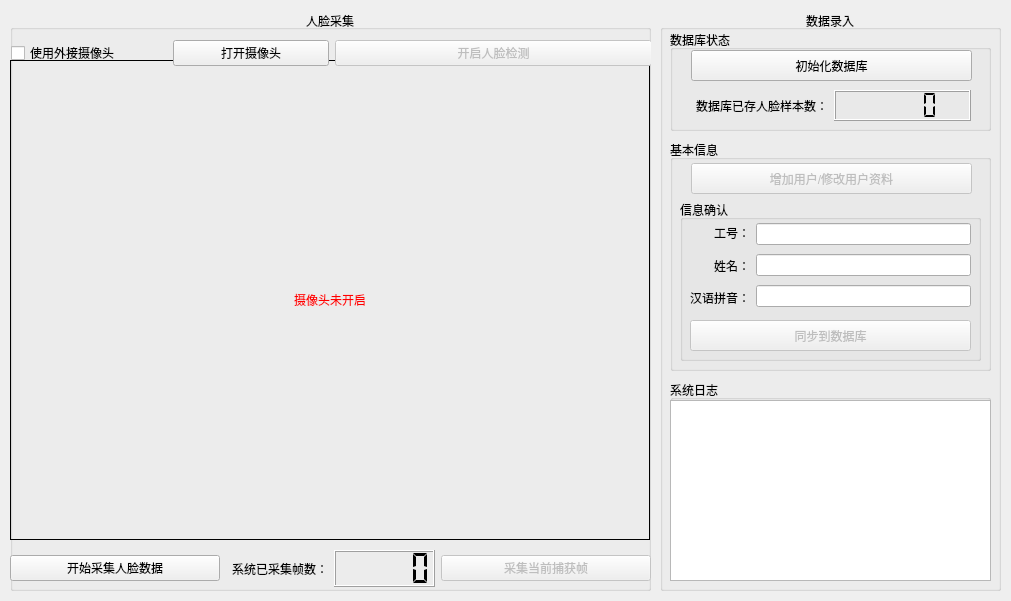
<?xml version="1.0" encoding="UTF-8"?>
<ui version="4.0">
 <class>dataRecordUI</class>
 <widget class="QWidget" name="dataRecordUI">
  <property name="geometry">
   <rect>
    <x>0</x>
    <y>0</y>
    <width>1011</width>
    <height>601</height>
   </rect>
  </property>
  <property name="windowTitle">
   <string>OpenCV Face Recognition System - DataRecord</string>
  </property>
  <widget class="QGroupBox" name="faceRecordGroupBox">
   <property name="geometry">
    <rect>
     <x>10</x>
     <y>10</y>
     <width>641</width>
     <height>581</height>
    </rect>
   </property>
   <property name="title">
    <string>人脸采集</string>
   </property>
   <property name="alignment">
    <set>Qt::AlignCenter</set>
   </property>
   <property name="flat">
    <bool>false</bool>
   </property>
   <widget class="QLabel" name="faceDetectCaptureLabel">
    <property name="geometry">
     <rect>
      <x>0</x>
      <y>50</y>
      <width>640</width>
      <height>480</height>
     </rect>
    </property>
    <property name="frameShape">
     <enum>QFrame::Box</enum>
    </property>
    <property name="text">
     <string>&lt;font color=red&gt;摄像头未开启&lt;/font&gt;</string>
    </property>
    <property name="alignment">
     <set>Qt::AlignCenter</set>
    </property>
   </widget>
   <widget class="QWidget" name="layoutWidget_2">
    <property name="geometry">
     <rect>
      <x>0</x>
      <y>540</y>
      <width>641</width>
      <height>37</height>
     </rect>
    </property>
    <layout class="QHBoxLayout" name="faceRecordHorizontalLayout">
     <item>
      <widget class="QPushButton" name="startFaceRecordButton">
       <property name="enabled">
        <bool>true</bool>
       </property>
       <property name="text">
        <string>开始采集人脸数据</string>
       </property>
      </widget>
     </item>
     <item>
      <layout class="QHBoxLayout" name="faceRecordCountHorizontalLayout">
       <item>
        <widget class="QLabel" name="faceRecordCountLabel">
         <property name="text">
          <string>系统已采集帧数：</string>
         </property>
         <property name="alignment">
          <set>Qt::AlignRight|Qt::AlignTrailing|Qt::AlignVCenter</set>
         </property>
        </widget>
       </item>
       <item>
        <widget class="QLCDNumber" name="faceRecordCountLcdNum">
         <property name="segmentStyle">
          <enum>QLCDNumber::Flat</enum>
         </property>
        </widget>
       </item>
      </layout>
     </item>
     <item>
      <widget class="QPushButton" name="enableFaceRecordButton">
       <property name="enabled">
        <bool>false</bool>
       </property>
       <property name="text">
        <string>采集当前捕获帧</string>
       </property>
      </widget>
     </item>
    </layout>
   </widget>
   <widget class="QWidget" name="layoutWidget">
    <property name="geometry">
     <rect>
      <x>1</x>
      <y>21</y>
      <width>641</width>
      <height>44</height>
     </rect>
    </property>
    <layout class="QHBoxLayout" name="controlHorizontalLayout">
     <item>
      <layout class="QHBoxLayout" name="webcamHorizontalLayout">
       <item>
        <widget class="QCheckBox" name="useExternalCameraCheckBox">
         <property name="text">
          <string>使用外接摄像头</string>
         </property>
        </widget>
       </item>
       <item>
        <widget class="QPushButton" name="startWebcamButton">
         <property name="text">
          <string>打开摄像头</string>
         </property>
        </widget>
       </item>
      </layout>
     </item>
     <item>
      <widget class="QPushButton" name="enableFaceDetectButton">
       <property name="enabled">
        <bool>false</bool>
       </property>
       <property name="text">
        <string>开启人脸检测</string>
       </property>
      </widget>
     </item>
    </layout>
   </widget>
   <zorder>layoutWidget_2</zorder>
   <zorder>faceDetectCaptureLabel</zorder>
   <zorder>layoutWidget</zorder>
  </widget>
  <widget class="QGroupBox" name="dataGroupBox">
   <property name="geometry">
    <rect>
     <x>660</x>
     <y>10</y>
     <width>341</width>
     <height>581</height>
    </rect>
   </property>
   <property name="title">
    <string>数据录入</string>
   </property>
   <property name="alignment">
    <set>Qt::AlignCenter</set>
   </property>
   <widget class="QGroupBox" name="userInfoGroupBox">
    <property name="geometry">
     <rect>
      <x>10</x>
      <y>130</y>
      <width>321</width>
      <height>231</height>
     </rect>
    </property>
    <property name="title">
     <string>基本信息</string>
    </property>
    <widget class="QGroupBox" name="infoConfirmGroupBox">
     <property name="geometry">
      <rect>
       <x>10</x>
       <y>60</y>
       <width>301</width>
       <height>161</height>
      </rect>
     </property>
     <property name="title">
      <string>信息确认</string>
     </property>
     <widget class="QWidget" name="layoutWidget_3">
      <property name="geometry">
       <rect>
        <x>10</x>
        <y>20</y>
        <width>281</width>
        <height>91</height>
       </rect>
      </property>
      <layout class="QHBoxLayout" name="infoConfirmHorizontalLayout">
       <item>
        <layout class="QVBoxLayout" name="keyVerticalLayout">
         <item>
          <widget class="QLabel" name="stuIDLabel">
           <property name="frameShape">
            <enum>QFrame::NoFrame</enum>
           </property>
           <property name="text">
            <string>工号：</string>
           </property>
           <property name="alignment">
            <set>Qt::AlignRight|Qt::AlignTrailing|Qt::AlignVCenter</set>
           </property>
          </widget>
         </item>
         <item>
          <widget class="QLabel" name="cnNameLabel">
           <property name="frameShape">
            <enum>QFrame::NoFrame</enum>
           </property>
           <property name="text">
            <string>姓名：</string>
           </property>
           <property name="alignment">
            <set>Qt::AlignRight|Qt::AlignTrailing|Qt::AlignVCenter</set>
           </property>
          </widget>
         </item>
         <item>
          <widget class="QLabel" name="enNameLabel">
           <property name="frameShape">
            <enum>QFrame::NoFrame</enum>
           </property>
           <property name="text">
            <string>汉语拼音：</string>
           </property>
           <property name="alignment">
            <set>Qt::AlignRight|Qt::AlignTrailing|Qt::AlignVCenter</set>
           </property>
          </widget>
         </item>
        </layout>
       </item>
       <item>
        <layout class="QVBoxLayout" name="valueVerticalLayout">
         <item>
          <widget class="QLineEdit" name="stuIDLineEdit">
           <property name="focusPolicy">
            <enum>Qt::StrongFocus</enum>
           </property>
           <property name="readOnly">
            <bool>true</bool>
           </property>
          </widget>
         </item>
         <item>
          <widget class="QLineEdit" name="cnNameLineEdit">
           <property name="focusPolicy">
            <enum>Qt::StrongFocus</enum>
           </property>
           <property name="readOnly">
            <bool>true</bool>
           </property>
          </widget>
         </item>
         <item>
          <widget class="QLineEdit" name="enNameLineEdit">
           <property name="focusPolicy">
            <enum>Qt::StrongFocus</enum>
           </property>
           <property name="readOnly">
            <bool>true</bool>
           </property>
          </widget>
         </item>
        </layout>
       </item>
      </layout>
     </widget>
     <widget class="QPushButton" name="migrateToDbButton">
      <property name="enabled">
       <bool>false</bool>
      </property>
      <property name="geometry">
       <rect>
        <x>10</x>
        <y>120</y>
        <width>281</width>
        <height>31</height>
       </rect>
      </property>
      <property name="text">
       <string>同步到数据库</string>
      </property>
      <property name="autoDefault">
       <bool>false</bool>
      </property>
     </widget>
    </widget>
    <widget class="QPushButton" name="addOrUpdateUserInfoButton">
     <property name="enabled">
      <bool>false</bool>
     </property>
     <property name="geometry">
      <rect>
       <x>21</x>
       <y>23</y>
       <width>281</width>
       <height>31</height>
      </rect>
     </property>
     <property name="text">
      <string>增加用户/修改用户资料</string>
     </property>
     <property name="autoDefault">
      <bool>false</bool>
     </property>
    </widget>
   </widget>
   <widget class="QGroupBox" name="logGroupBox">
    <property name="geometry">
     <rect>
      <x>10</x>
      <y>370</y>
      <width>321</width>
      <height>201</height>
     </rect>
    </property>
    <property name="title">
     <string>系统日志</string>
    </property>
    <widget class="QTextEdit" name="logTextEdit">
     <property name="geometry">
      <rect>
       <x>0</x>
       <y>20</y>
       <width>321</width>
       <height>181</height>
      </rect>
     </property>
    </widget>
   </widget>
   <widget class="QGroupBox" name="dbGroupBox">
    <property name="geometry">
     <rect>
      <x>10</x>
      <y>20</y>
      <width>321</width>
      <height>101</height>
     </rect>
    </property>
    <property name="title">
     <string>数据库状态</string>
    </property>
    <widget class="QWidget" name="layoutWidget_4">
     <property name="geometry">
      <rect>
       <x>20</x>
       <y>60</y>
       <width>281</width>
       <height>31</height>
      </rect>
     </property>
     <layout class="QHBoxLayout" name="dbUserCountHorizontalLayout">
      <item>
       <widget class="QLabel" name="dbUserCountLabel">
        <property name="text">
         <string>数据库已存人脸样本数：</string>
        </property>
        <property name="alignment">
         <set>Qt::AlignRight|Qt::AlignTrailing|Qt::AlignVCenter</set>
        </property>
       </widget>
      </item>
      <item>
       <widget class="QLCDNumber" name="dbUserCountLcdNum">
        <property name="segmentStyle">
         <enum>QLCDNumber::Flat</enum>
        </property>
       </widget>
      </item>
     </layout>
    </widget>
    <widget class="QPushButton" name="initDbButton">
     <property name="geometry">
      <rect>
       <x>21</x>
       <y>20</y>
       <width>281</width>
       <height>31</height>
      </rect>
     </property>
     <property name="text">
      <string>初始化数据库</string>
     </property>
    </widget>
   </widget>
  </widget>
 </widget>
 <resources/>
 <connections/>
</ui>
